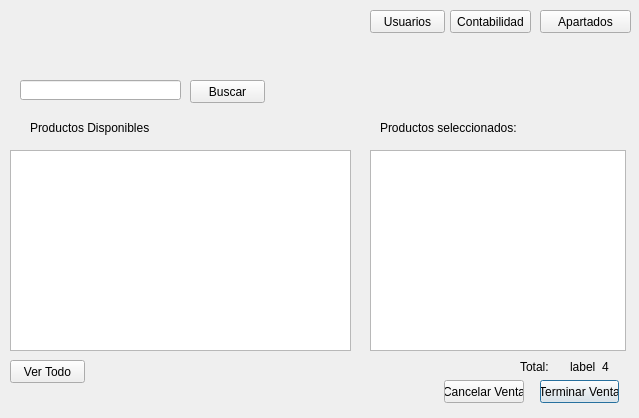
<?xml version="1.0" encoding="UTF-8"?>
<ui version="4.0">
 <class>VentanaVenta</class>
 <widget class="QDialog" name="VentanaVenta">
  <property name="geometry">
   <rect>
    <x>0</x>
    <y>0</y>
    <width>639</width>
    <height>418</height>
   </rect>
  </property>
  <property name="windowTitle">
   <string>Dialog</string>
  </property>
  <widget class="QLabel" name="label">
   <property name="geometry">
    <rect>
     <x>30</x>
     <y>120</y>
     <width>121</width>
     <height>16</height>
    </rect>
   </property>
   <property name="text">
    <string>Productos Disponibles</string>
   </property>
  </widget>
  <widget class="QLabel" name="label_2">
   <property name="geometry">
    <rect>
     <x>380</x>
     <y>120</y>
     <width>161</width>
     <height>16</height>
    </rect>
   </property>
   <property name="text">
    <string>Productos seleccionados:</string>
   </property>
  </widget>
  <widget class="QLabel" name="label_3">
   <property name="geometry">
    <rect>
     <x>520</x>
     <y>360</y>
     <width>46</width>
     <height>13</height>
    </rect>
   </property>
   <property name="text">
    <string>Total:</string>
   </property>
  </widget>
  <widget class="QLabel" name="label_4">
   <property name="geometry">
    <rect>
     <x>570</x>
     <y>360</y>
     <width>46</width>
     <height>13</height>
    </rect>
   </property>
   <property name="text">
    <string>label_4</string>
   </property>
  </widget>
  <widget class="QPushButton" name="pushButton">
   <property name="geometry">
    <rect>
     <x>540</x>
     <y>380</y>
     <width>79</width>
     <height>23</height>
    </rect>
   </property>
   <property name="text">
    <string>Terminar Venta</string>
   </property>
  </widget>
  <widget class="QPushButton" name="pushButton_3">
   <property name="geometry">
    <rect>
     <x>370</x>
     <y>10</y>
     <width>75</width>
     <height>23</height>
    </rect>
   </property>
   <property name="text">
    <string>Usuarios</string>
   </property>
  </widget>
  <widget class="QLineEdit" name="lineEdit">
   <property name="geometry">
    <rect>
     <x>20</x>
     <y>80</y>
     <width>161</width>
     <height>20</height>
    </rect>
   </property>
  </widget>
  <widget class="QPushButton" name="pushButton_4">
   <property name="geometry">
    <rect>
     <x>190</x>
     <y>80</y>
     <width>75</width>
     <height>23</height>
    </rect>
   </property>
   <property name="text">
    <string>Buscar</string>
   </property>
  </widget>
  <widget class="QPushButton" name="pushButton_5">
   <property name="geometry">
    <rect>
     <x>450</x>
     <y>10</y>
     <width>81</width>
     <height>23</height>
    </rect>
   </property>
   <property name="text">
    <string>Contabilidad</string>
   </property>
  </widget>
  <widget class="QPushButton" name="pushButton_6">
   <property name="geometry">
    <rect>
     <x>540</x>
     <y>10</y>
     <width>91</width>
     <height>23</height>
    </rect>
   </property>
   <property name="text">
    <string>Apartados</string>
   </property>
  </widget>
  <widget class="QTableWidget" name="tableWidget">
   <property name="geometry">
    <rect>
     <x>10</x>
     <y>150</y>
     <width>341</width>
     <height>201</height>
    </rect>
   </property>
  </widget>
  <widget class="QTableWidget" name="tableWidget_2">
   <property name="geometry">
    <rect>
     <x>370</x>
     <y>150</y>
     <width>256</width>
     <height>201</height>
    </rect>
   </property>
  </widget>
  <widget class="QPushButton" name="pushButton_2">
   <property name="geometry">
    <rect>
     <x>444</x>
     <y>380</y>
     <width>80</width>
     <height>23</height>
    </rect>
   </property>
   <property name="text">
    <string>Cancelar Venta</string>
   </property>
  </widget>
  <widget class="QPushButton" name="pushButton_7">
   <property name="geometry">
    <rect>
     <x>10</x>
     <y>360</y>
     <width>75</width>
     <height>23</height>
    </rect>
   </property>
   <property name="text">
    <string>Ver Todo</string>
   </property>
  </widget>
 </widget>
 <resources/>
 <connections/>
</ui>
